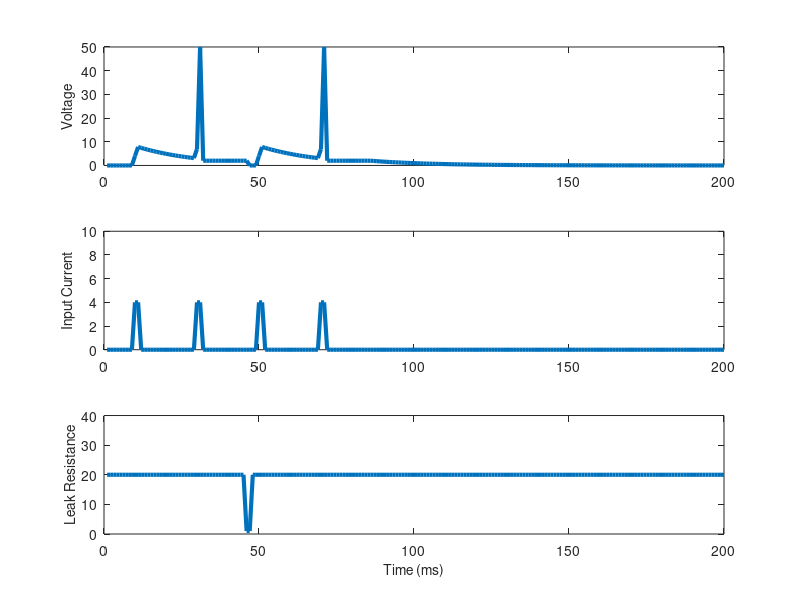

MATLAB code to generate this figure:
% Basic integrate-and-fire neuron with IPSP
clear
% input current
I_1 = 4; % nA  1
I_2 = 4;
I_3 = 4;
I_4 = 4;


I_1_start       = 10;
I_2_start       = 30;
I_3_start       = 50;
I_4_start       = 70;


I_1_duration    = 2;
I_2_duration    = 2;
I_3_duration    = 2;
I_4_duration    = 2;


IPSP_start      =   46;
IPSP_duration   =   2;
R_IPSP          =   1;

% capacitance and leak resistance
C = 1; % nF  1
R = 20; % M ohms  40

% I & F implementation dV/dt = - V/RC + I/C
% Using h = 1 ms step size, Euler method

V = 0;
tstop = 200;
abs_ref = 15; % absolute refractory period 5
ref = 0; % absolute refractory period counter
V_trace = []; % voltage trace for plotting
V_th = 10; % spike threshold  10
V_spike = 50;

time = 1:tstop;

input = I_1*(time>=I_1_start).*(time<(I_1_start+I_1_duration)) + I_2*(time>=I_2_start).*(time<(I_2_start+I_2_duration)) + I_3*(time>=I_3_start).*(time<(I_3_start+I_3_duration)) + I_4*(time>=I_4_start).*(time<(I_4_start+I_4_duration));

R_time = R - (R-R_IPSP)*(time>=IPSP_start).*(time<(IPSP_start+IPSP_duration));

for t = 1:tstop
  
   if ~ref
     V = V - (V/(R_time(t)*C)) + (input(t)/C);
   else
     ref = ref - 1;
     V = 0.2*V_th; % reset voltage
   end
   
   if (V > V_th)
     V = V_spike;  % emit spike
     ref = abs_ref; % set refractory counter
   end

   V_trace = [V_trace V];

end

figure(3);
j=subplot(311); set(j,'FontSize',10);
plot(V_trace, 'LineWidth', 3);
axis([0 tstop 0 V_spike]);
ylabel('Voltage', 'FontSize', 10);

j=subplot(312); set(j,'FontSize',10);
plot(input, 'LineWidth', 3);
axis([0 tstop 0 10]);
ylabel('Input Current', 'FontSize', 10);

j=subplot(313); set(j,'FontSize',10);
plot(R_time, 'LineWidth', 3);
axis([0 tstop 0 40]);
xlabel('Time (ms)', 'FontSize', 10);
ylabel('Leak Resistance', 'FontSize', 10);
